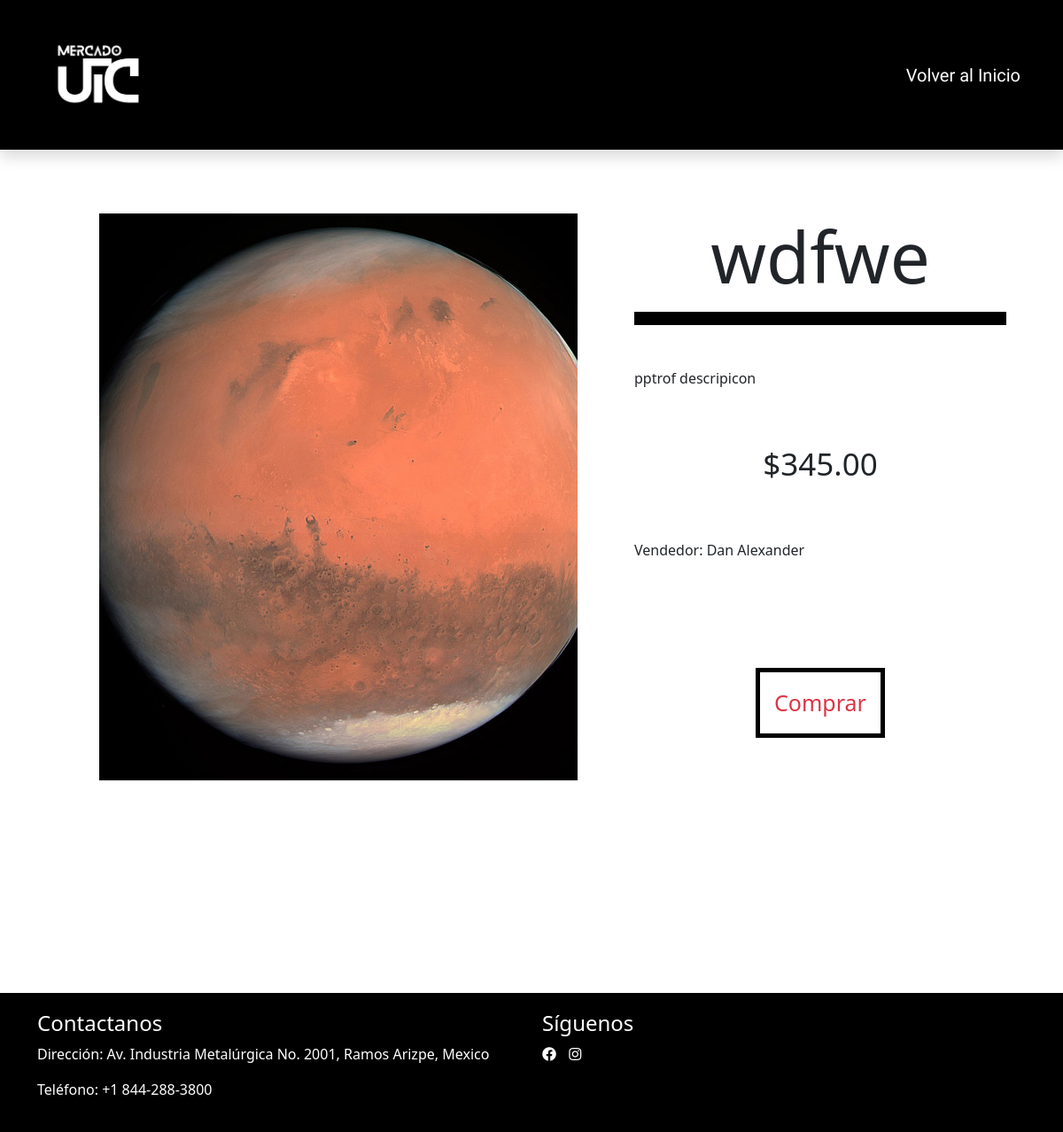
The app's page /ver-producto.php?id=69c1eea3c5665 with its own data.
### tables this page shows
CREATE TABLE `productos` (
  `idproducto` varchar(50) NOT NULL,
  `idvendedor` int(11) NOT NULL,
  `vendedor` varchar(100) NOT NULL,
  `titulo` varchar(150) NOT NULL,
  `precio` decimal(10,2) NOT NULL,
  `descripcion` text NOT NULL,
  `fotos` text NOT NULL,
  `fecha` timestamp NOT NULL DEFAULT current_timestamp()
);

### ver-producto.php (the view, shortened to what this page needs)
<?php
    require_once 'db-conexion.php';
    $sql = $cnnPDO -> prepare('SELECT * FROM productos WHERE idproducto = :id');
    $sql -> bindParam(':id', $_GET['id']);
    $sql -> execute();
    $campos = $sql -> fetch();
    $fotos_serializadas = $campos["fotos"];
    $fotos = unserialize($fotos_serializadas);
?>
<!DOCTYPE html>
<html lang="en">
<head>
    <link rel="stylesheet" href="estilos.css">
    <link href="https://cdn.jsdelivr.net/npm/bootstrap@5.0.2/dist/css/bootstrap.min.css" rel="stylesheet">
        <link rel="stylesheet" href="https://cdnjs.cloudflare.com/ajax/libs/font-awesome/5.15.1/css/all.min.css">
</head>
<body>
    <nav class="shadow p-5 mb-4">
        <div class="d-flex justify-content-between align-items-center">
            <img src="imagenes/logo3.png" alt="Mercado UTC">
            <div class="d-flex gap-5">
                <a href="index.php">Volver al Inicio</a>
            </div>
        </div>
    </nav>
    <div class="d-flex pt-5 justify-content-evenly">
        <div class="ms-5" style="width: 45%; height: 80vh;">
            <div style="width: 100%; height: 100%;">
                <img src="imagenes/<?php echo $fotos[0]; ?>" class="d-block w-100 h-100" style="object-fit: cover;">
            </div>
        </div>
        <div class="info-juego d-flex flex-column justify-content-between">
            <div>
                <h1 class="text-center display-1 mb-5 animate__animated animate__bounceInDown"><?php echo $campos['titulo']; ?></h1>
                <p><?php echo $campos['descripcion']; ?></p>
                <h3 class="animate__animated animate__backInDown precio text-center display-4">$<?php echo $campos['precio']; ?></h3>
                <div class="d-flex justify-content-between">
                    <p>Vendedor: <?php echo $campos['vendedor']; ?></p>
                </div>
            </div>
            <form method="post" class="text-center p-5">
                <button class="btn btn-outline-danger p-3" type="submit" name="comprar">Comprar</button>
            </form>
        </div>
    </div>
    <br><br><br><br><br><br><br><br><br><br>
    <footer style="background-color: black; color: white; padding: 20px 0;">
        <div class="container">
            <div class="row">
                <div class="col-md-6">
                    <h4 style="color: white;">Contactanos</h4>
                    <p style="color: white;">Dirección: Av. Industria Metalúrgica No. 2001, Ramos Arizpe, Mexico</p>
                    <p style="color: white;">Teléfono: +1 844-288-3800</p>
                </div>
                <div class="col-md-6">
                    <h4 style="color: white;">Síguenos</h4>
                    <a href="https://www.facebook.com/UniversidadTecnologicadeCoahuila/?locale=es_LA" target="_blank" style="color: white; text-decoration: none; margin-right: 10px;">
                        <i class="fab fa-facebook"></i>
                    </a>
                    <a href="https://www.instagram.com/utcoahuila/" target="_blank" style="color: white; text-decoration: none; margin-right: 10px;">
                        <i class="fab fa-instagram"></i>
                    </a>
                </div>
            </div>
        </div>
    </footer>
</body>
</html>

### estilos.css (style rules this page uses)
body { box-sizing: border-box; overflow-x: hidden; }
nav { background-color: black; }
nav a { text-decoration: none; color: white; font-family: 'Kalam', cursive; font-size: 20px; }
nav img { width: 10vw; transition: 0.5s; }
.info-juego { width: 35%; height: 80vh; position: relative; }
.info-juego h1 { border-bottom: black solid 15px; padding-bottom: 15px; }
.info-juego .precio { font-size: 35px; margin: 4rem 0; }
.info-juego button { border: 5px solid black !important; border-radius: 0 !important; padding: 1 auto !important; font-size: 25px; }

### records on screen
productos: titulo "wdfwe", descripcion "pptrof descripicon", precio "345.00", vendedor "Dan Alexander"
